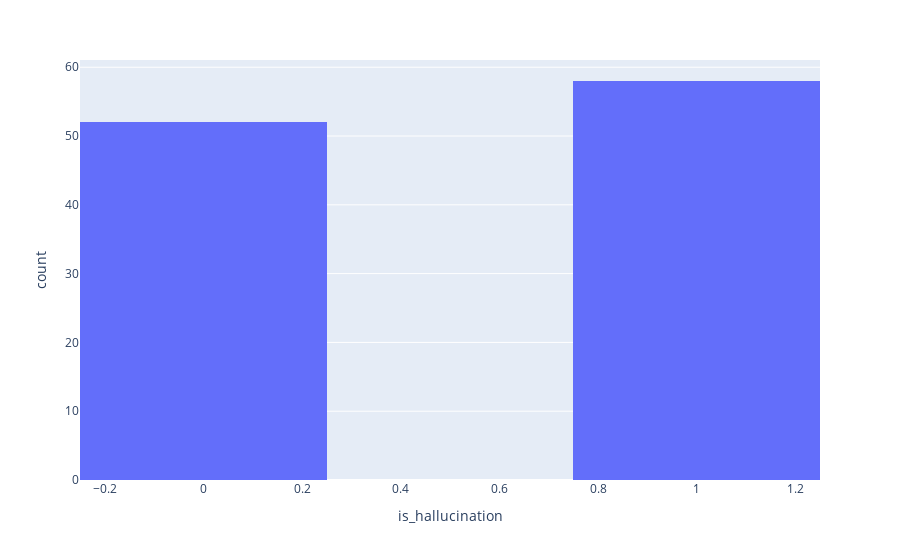

Here is the notebook cell this chart was saved with:
### Code cell
import plotly.express as px
fig = px.histogram(df, x='is_hallucination', nbins=3)
fig.show()

### Figure 1 — Plotly figure (JSON) as saved in the notebook; plotly's stock layout.template omitted (floating-point values rounded to 4 significant figures)
{"data": [{"alignmentgroup": "True", "bingroup": "x", "hovertemplate": "is_hallucination=%{x}<br>count=%{y}<extra></extra>", "legendgroup": "", "marker": {"color": "#636efa", "pattern": {"shape": ""}}, "name": "", "nbinsx": 3, "offsetgroup": "", "orientation": "v", "showlegend": false, "x": [0.0, 1.0, 1.0, 0.0, 1.0, 0.0, 1.0, 0.0, 0.0, 0.0, 0.0, 0.0, 0.0, 0.0, 0.0, 0.0, 0.0, 0.0, 0.0, 0.0, 0.0, 0.0, 1.0, 0.0, 1.0, 1.0, 1.0, 1.0, 1.0, 1.0, 1.0, 1.0, 0.0, 0.0, 0.0, 0.0, 0.0, 1.0, 1.0, 1.0, 1.0, 1.0, 1.0, 1.0, 1.0, 0.0, 0.0, 0.0, 0.0, 0.0, 0.0, 0.0, 1.0, 1.0, 1.0, 1.0, 1.0, 1.0, 1.0, 1.0, 1.0, 1.0, 1.0, null, 0.0, 0.0, 0.0, 0.0, 0.0, 0.0, 0.0, 0.0, 0.0, 0.0, 0.0, 0.0, 0.0, 1.0, 1.0, 1.0, 1.0, 1.0, 1.0, 1.0, 1.0, 1.0, 1.0, 1.0, 1.0, 1.0, 1.0, 1.0, 1.0, 1.0, 1.0, 1.0, 1.0, 1.0, 1.0, 1.0, 1.0, 1.0, 0.0, 0.0, 1.0, 0.0, 0.0, 0.0, 0.0, 0.0, 0.0], "xaxis": "x", "yaxis": "y", "type": "histogram"}], "layout": {"xaxis": {"anchor": "y", "domain": [0.0, 1.0], "title": {"text": "is_hallucination"}}, "yaxis": {"anchor": "x", "domain": [0.0, 1.0], "title": {"text": "count"}}, "legend": {"tracegroupgap": 0}, "margin": {"t": 60}, "barmode": "relative"}}
